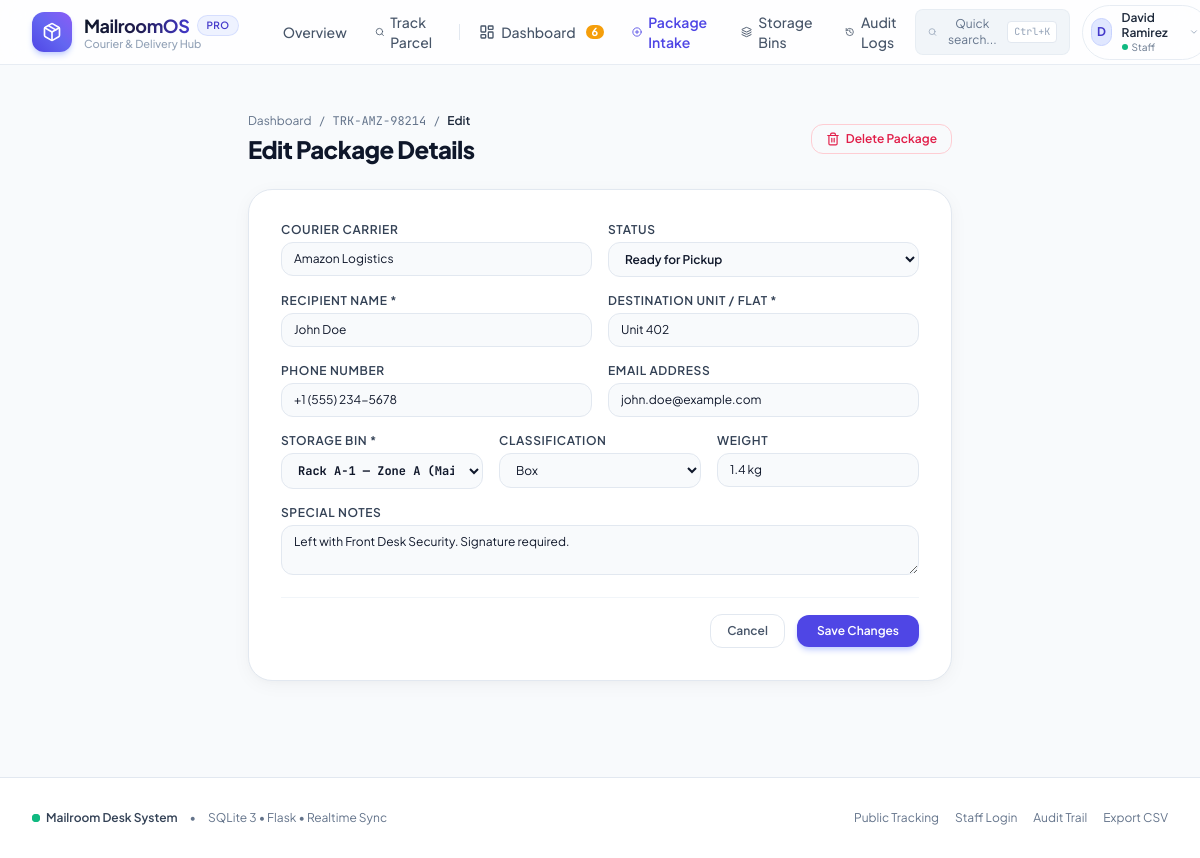
The app's page /packages/1/edit (signed in) with its own data.
### tables this page shows
CREATE TABLE users (
        id INTEGER PRIMARY KEY AUTOINCREMENT,
        username TEXT UNIQUE NOT NULL,
        password_hash TEXT NOT NULL,
        full_name TEXT NOT NULL,
        email TEXT UNIQUE NOT NULL,
        phone TEXT,
        role TEXT NOT NULL DEFAULT 'resident', -- 'admin', 'staff', 'resident'
        unit_or_dept TEXT,
        created_at TIMESTAMP DEFAULT CURRENT_TIMESTAMP
    );

CREATE TABLE packages (
        id INTEGER PRIMARY KEY AUTOINCREMENT,
        tracking_number TEXT UNIQUE NOT NULL,
        courier_name TEXT NOT NULL,
        recipient_name TEXT NOT NULL,
        recipient_email TEXT,
        recipient_phone TEXT,
        recipient_unit TEXT NOT NULL,
        storage_bin TEXT NOT NULL,
        package_type TEXT DEFAULT 'Box', -- Box, Envelope, Fragile, Perishable, Heavy
        weight TEXT,
        status TEXT NOT NULL DEFAULT 'Ready for Pickup', -- 'Ready for Pickup', 'Collected', 'Returned'
        arrival_date TIMESTAMP DEFAULT CURRENT_TIMESTAMP,
        collected_date TIMESTAMP,
        pickup_code TEXT NOT NULL, -- 6-digit verification code
        logged_by_id INTEGER,
        handed_by_id INTEGER,
        recipient_notes TEXT,
        handover_notes TEXT,
        collected_by_name TEXT,
        signature_data TEXT,
        FOREIGN KEY (logged_by_id) REFERENCES users (id),
        FOREIGN KEY (handed_by_id) REFERENCES users (id)
    );

### app.py (the view, shortened to what this page needs)
@app.route('/packages/<int:package_id>/edit', methods=['GET', 'POST'])
@staff_required
def edit_package(package_id):
    conn = get_db_connection()
    package = conn.execute("SELECT * FROM packages WHERE id = ?", (package_id,)).fetchone()
    if not package:
        conn.close()
        flash('Package not found.', 'danger')
        return redirect(url_for('dashboard'))
    storage_bins = conn.execute("SELECT * FROM storage_bins ORDER BY bin_code").fetchall()
    conn.close()
    return render_template('edit_package.html', package=package, storage_bins=storage_bins)

### templates/edit_package.html (shortened to what this page needs)
{% extends "base.html" %}
{% block content %}
<div class="max-w-3xl mx-auto px-4 sm:px-6 lg:px-8 py-8 space-y-6">
  <div class="flex items-center justify-between">
    <div>
      <div class="flex items-center gap-2 text-xs text-slate-500 mb-1">
        <a href="{{ url_for('dashboard') }}" class="hover:text-indigo-600">Dashboard</a>
        <span>/</span>
        <a href="{{ url_for('package_detail', package_id=package['id']) }}" class="hover:text-indigo-600 font-mono">{{ package['tracking_number'] }}</a>
        <span>/</span>
        <span class="text-slate-800 font-semibold">Edit</span>
      </div>
      <h1 class="text-2xl font-extrabold text-slate-900 tracking-tight">Edit Package Details</h1>
    </div>
    <form action="{{ url_for('delete_package', package_id=package['id']) }}" method="POST"
          onsubmit="return confirm('Are you sure you want to delete this package from records? This action cannot be undone.');">
      <button type="submit" class="px-3.5 py-1.5 rounded-xl border border-rose-200 text-rose-600 hover:bg-rose-50 text-xs font-semibold flex items-center gap-1.5 transition-colors">
        <i data-lucide="trash-2" class="w-3.5 h-3.5"></i>
        <span>Delete Package</span>
      </button>
    </form>
  </div>
  <div class="bg-white rounded-3xl border border-slate-200 shadow-soft p-6 sm:p-8">
    <form method="POST" action="{{ url_for('edit_package', package_id=package['id']) }}" class="space-y-4">
      <div class="grid grid-cols-1 sm:grid-cols-2 gap-4">
        <div>
          <label class="block text-xs font-semibold text-slate-700 uppercase tracking-wider mb-1">Courier Carrier</label>
          <input type="text" name="courier_name" value="{{ package['courier_name'] }}" required
                 class="w-full px-3 py-2 bg-slate-50 border border-slate-200 rounded-xl text-xs text-slate-900 focus:bg-white focus:ring-2 focus:ring-indigo-500">
        </div>
        <div>
          <label class="block text-xs font-semibold text-slate-700 uppercase tracking-wider mb-1">Status</label>
          <select name="status" class="w-full px-3 py-2 bg-slate-50 border border-slate-200 rounded-xl text-xs font-semibold text-slate-900 focus:bg-white focus:ring-2 focus:ring-indigo-500">
            <option value="Ready for Pickup" {{ 'selected' if package['status'] == 'Ready for Pickup' }}>Ready for Pickup</option>
          </select>
        </div>
      </div>
      <div class="grid grid-cols-1 sm:grid-cols-2 gap-4">
        <div>
          <label class="block text-xs font-semibold text-slate-700 uppercase tracking-wider mb-1">Recipient Name *</label>
          <input type="text" name="recipient_name" value="{{ package['recipient_name'] }}" required
                 class="w-full px-3 py-2 bg-slate-50 border border-slate-200 rounded-xl text-xs text-slate-900 focus:bg-white focus:ring-2 focus:ring-indigo-500">
        </div>
        <div>
          <label class="block text-xs font-semibold text-slate-700 uppercase tracking-wider mb-1">Destination Unit / Flat *</label>
          <input type="text" name="recipient_unit" value="{{ package['recipient_unit'] }}" required
                 class="w-full px-3 py-2 bg-slate-50 border border-slate-200 rounded-xl text-xs text-slate-900 focus:bg-white focus:ring-2 focus:ring-indigo-500">
        </div>
      </div>
      <div class="grid grid-cols-1 sm:grid-cols-2 gap-4">
        <div>
          <label class="block text-xs font-semibold text-slate-700 uppercase tracking-wider mb-1">Phone Number</label>
          <input type="text" name="recipient_phone" value="{{ package['recipient_phone'] or '' }}"
                 class="w-full px-3 py-2 bg-slate-50 border border-slate-200 rounded-xl text-xs text-slate-900 focus:bg-white focus:ring-2 focus:ring-indigo-500">
        </div>
        <div>
          <label class="block text-xs font-semibold text-slate-700 uppercase tracking-wider mb-1">Email Address</label>
          <input type="email" name="recipient_email" value="{{ package['recipient_email'] or '' }}"
                 class="w-full px-3 py-2 bg-slate-50 border border-slate-200 rounded-xl text-xs text-slate-900 focus:bg-white focus:ring-2 focus:ring-indigo-500">
        </div>
      </div>
      <div class="grid grid-cols-1 sm:grid-cols-3 gap-4">
        <div>
          <label class="block text-xs font-semibold text-slate-700 uppercase tracking-wider mb-1">Storage Bin *</label>
          <select name="storage_bin" required
                  class="w-full px-3 py-2 bg-slate-50 border border-slate-200 rounded-xl text-xs font-mono font-bold text-slate-900 focus:bg-white focus:ring-2 focus:ring-indigo-500">
            {% for b in storage_bins %}
              <option value="{{ b['bin_code'] }}" {{ 'selected' if package['storage_bin'] == b['bin_code'] }}>
                {{ b['bin_code'] }} &mdash; {{ b['zone'] }}
              </option>
            {% endfor %}
          </select>
        </div>
        <div>
          <label class="block text-xs font-semibold text-slate-700 uppercase tracking-wider mb-1">Classification</label>
          <select name="package_type" class="w-full px-3 py-2 bg-slate-50 border border-slate-200 rounded-xl text-xs text-slate-900 focus:bg-white focus:ring-2 focus:ring-indigo-500">
            <option value="Box" {{ 'selected' if package['package_type'] == 'Box' }}>Box</option>
          </select>
        </div>
        <div>
          <label class="block text-xs font-semibold text-slate-700 uppercase tracking-wider mb-1">Weight</label>
          <input type="text" name="weight" value="{{ package['weight'] or '' }}"
                 class="w-full px-3 py-2 bg-slate-50 border border-slate-200 rounded-xl text-xs text-slate-900 focus:bg-white focus:ring-2 focus:ring-indigo-500">
        </div>
      </div>
      <div>
        <label class="block text-xs font-semibold text-slate-700 uppercase tracking-wider mb-1">Special Notes</label>
        <textarea name="recipient_notes" rows="2"
                  class="w-full px-3 py-2 bg-slate-50 border border-slate-200 rounded-xl text-xs text-slate-900 focus:bg-white focus:ring-2 focus:ring-indigo-500">{{ package['recipient_notes'] or '' }}</textarea>
      </div>
      <div class="pt-4 flex items-center justify-end gap-3 border-t border-slate-100">
        <a href="{{ url_for('package_detail', package_id=package['id']) }}" class="px-4 py-2 border border-slate-200 text-xs font-semibold rounded-xl text-slate-600 hover:bg-slate-50">
          Cancel
        </a>
        <button type="submit" class="px-5 py-2 bg-indigo-600 hover:bg-indigo-700 text-white text-xs font-semibold rounded-xl shadow-md shadow-indigo-200">
          Save Changes
        </button>
      </div>
    </form>
  </div>
</div>
{% endblock %}

### templates/base.html (shortened to what this page needs)
<!DOCTYPE html>
<html lang="en" class="h-full bg-slate-50">
<head>
  <script src="https://cdn.tailwindcss.com"></script>
</head>
<body class="h-full flex flex-col font-sans text-slate-800 antialiased selection:bg-indigo-500 selection:text-white" x-data="{ mobileMenuOpen: false, quickSearchOpen: false }">
  <header class="sticky top-0 z-40 bg-white/80 backdrop-blur-md border-b border-slate-200/80 transition-all">
    <div class="max-w-7xl mx-auto px-4 sm:px-6 lg:px-8">
      <div class="flex items-center justify-between h-16">
        <div class="flex items-center gap-8">
          <a href="{{ url_for('index') }}" class="flex items-center gap-3 group">
            <div class="w-10 h-10 rounded-xl bg-gradient-to-tr from-indigo-600 via-indigo-500 to-violet-500 flex items-center justify-center text-white shadow-md shadow-indigo-200 group-hover:scale-105 transition-transform duration-200">
              <i data-lucide="package" class="w-5 h-5"></i>
            </div>
            <div>
              <div class="flex items-center gap-2">
                <span class="font-bold text-lg tracking-tight bg-gradient-to-r from-slate-900 via-indigo-950 to-indigo-700 bg-clip-text text-transparent">MailroomOS</span>
                <span class="text-[10px] font-semibold tracking-wider uppercase px-2 py-0.5 rounded-full bg-indigo-50 text-indigo-700 border border-indigo-200/60">Pro</span>
              </div>
              <p class="text-[11px] text-slate-400 font-medium -mt-1 hidden sm:block">Courier & Delivery Hub</p>
            </div>
          </a>
          <nav class="hidden md:flex items-center gap-1">
            <a href="{{ url_for('index') }}" class="px-3 py-1.5 text-sm font-medium rounded-lg transition-colors {{ 'text-indigo-600 bg-indigo-50/80 font-semibold' if request.endpoint == 'index' else 'text-slate-600 hover:text-slate-900 hover:bg-slate-100/70' }}">
              Overview
            </a>
            <a href="{{ url_for('public_track') }}" class="px-3 py-1.5 text-sm font-medium rounded-lg transition-colors flex items-center gap-1.5 {{ 'text-indigo-600 bg-indigo-50/80 font-semibold' if request.endpoint == 'public_track' else 'text-slate-600 hover:text-slate-900 hover:bg-slate-100/70' }}">
              <i data-lucide="search" class="w-4 h-4"></i>
              Track Parcel
            </a>
            {% if current_user and current_user['role'] in ['admin', 'staff'] %}
              <a href="{{ url_for('dashboard') }}" class="px-3 py-1.5 text-sm font-medium rounded-lg transition-colors flex items-center gap-1.5 {{ 'text-indigo-600 bg-indigo-50/80 font-semibold' if request.endpoint == 'dashboard' else 'text-slate-600 hover:text-slate-900 hover:bg-slate-100/70' }}">
                <i data-lucide="layout-dashboard" class="w-4 h-4"></i>
                Dashboard
                {% if global_pending_count > 0 %}
                  <span class="ml-1 px-1.5 py-0.2 text-[11px] font-bold rounded-full bg-amber-500 text-white leading-tight">{{ global_pending_count }}</span>
                {% endif %}
              </a>
              <a href="{{ url_for('intake') }}" class="px-3 py-1.5 text-sm font-medium rounded-lg transition-colors flex items-center gap-1.5 text-indigo-600 hover:bg-indigo-50 font-semibold">
                <i data-lucide="plus-circle" class="w-4 h-4"></i>
                Package Intake
              </a>
              <a href="{{ url_for('storage_bins') }}" class="px-3 py-1.5 text-sm font-medium rounded-lg transition-colors flex items-center gap-1.5 {{ 'text-indigo-600 bg-indigo-50/80 font-semibold' if request.endpoint == 'storage_bins' else 'text-slate-600 hover:text-slate-900 hover:bg-slate-100/70' }}">
                <i data-lucide="layers" class="w-4 h-4"></i>
                Storage Bins
              </a>
              <a href="{{ url_for('activity_logs') }}" class="px-3 py-1.5 text-sm font-medium rounded-lg transition-colors flex items-center gap-1.5 {{ 'text-indigo-600 bg-indigo-50/80 font-semibold' if request.endpoint == 'activity_logs' else 'text-slate-600 hover:text-slate-900 hover:bg-slate-100/70' }}">
                <i data-lucide="history" class="w-4 h-4"></i>
                Audit Logs
              </a>
            {% endif %}
          </nav>
        </div>
        <div class="flex items-center gap-3">
          <button @click="quickSearchOpen = true" class="hidden sm:flex items-center gap-2 px-3 py-1.5 text-xs text-slate-500 bg-slate-100 hover:bg-slate-200/70 rounded-lg border border-slate-200/60 transition-colors">
            <i data-lucide="search" class="w-3.5 h-3.5 text-slate-400"></i>
            <span>Quick search...</span>
            <kbd class="font-mono text-[10px] bg-white border border-slate-200 px-1.5 py-0.5 rounded text-slate-400">Ctrl+K</kbd>
          </button>
          {% if current_user %}
            <div class="relative" x-data="{ userMenuOpen: false }">
              <button @click="userMenuOpen = !userMenuOpen" class="flex items-center gap-2.5 p-1 pl-2 pr-2.5 rounded-full hover:bg-slate-100 border border-slate-200/80 transition-all focus:outline-none">
                <div class="w-7 h-7 rounded-full bg-indigo-100 border border-indigo-200 text-indigo-700 flex items-center justify-center font-bold text-xs uppercase">
                  {{ current_user['full_name'][0] }}
                </div>
                <div class="text-left hidden sm:block">
                  <div class="text-xs font-semibold text-slate-800 leading-tight">{{ current_user['full_name'] }}</div>
                  <div class="text-[10px] text-slate-500 flex items-center gap-1">
                    <span class="inline-block w-1.5 h-1.5 rounded-full {{ 'bg-indigo-500' if current_user['role'] == 'admin' else ('bg-emerald-500' if current_user['role'] == 'staff' else 'bg-blue-500') }}"></span>
                    {{ current_user['role'] | capitalize }}
                  </div>
                </div>
                <i data-lucide="chevron-down" class="w-3.5 h-3.5 text-slate-400"></i>
              </button>
            </div>
          {% endif %}
        </div>
      </div>
    </div>
  </header>
  <main class="flex-grow">
    {% block content %}{% endblock %}
  </main>
  <footer class="bg-white border-t border-slate-200 mt-16 py-8">
    <div class="max-w-7xl mx-auto px-4 sm:px-6 lg:px-8">
      <div class="flex flex-col md:flex-row items-center justify-between gap-4 text-xs text-slate-500">
        <div class="flex items-center gap-3">
          <div class="flex items-center gap-1.5">
            <span class="w-2 h-2 rounded-full bg-emerald-500 -ml-3.5"></span>
            <span class="font-semibold text-slate-700">Mailroom Desk System</span>
          </div>
          <span>&bull;</span>
          <span>SQLite 3 &bull; Flask &bull; Realtime Sync</span>
        </div>
        <div class="flex items-center gap-4">
          <a href="{{ url_for('public_track') }}" class="hover:text-indigo-600 transition-colors">Public Tracking</a>
          <a href="{{ url_for('login') }}" class="hover:text-indigo-600 transition-colors">Staff Login</a>
          {% if current_user and current_user['role'] in ['admin', 'staff'] %}
            <a href="{{ url_for('activity_logs') }}" class="hover:text-indigo-600 transition-colors">Audit Trail</a>
            <a href="{{ url_for('export_csv') }}" class="hover:text-indigo-600 transition-colors">Export CSV</a>
          {% endif %}
        </div>
      </div>
    </div>
  </footer>
</body>
</html>

### records on screen
users: full_name "D", full_name "David Ramirez", role "Staff"
packages: tracking_number "TRK-AMZ-98214", courier_name "Amazon Logistics", recipient_name "John Doe", recipient_unit "Unit 402", recipient_phone "+1 (555) 234-5678", recipient_email "john.doe@example.com", weight "1.4 kg", recipient_notes "Left with Front Desk Security. Signature required."

### other values on screen
{{ global_pending_count }} "6"
form field storage_bin "Rack A-1 — Zone A (Main Shelf)"
